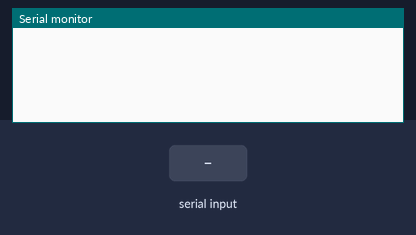
The sketch below on a simulated ESP32. Shown: the last lines printed to the serial monitor. The test bench sets the inputs (shaded band).

Above: at 1.2 s.
1.3 s: "90,45,200\n" received over Serial
At 2.1 s:
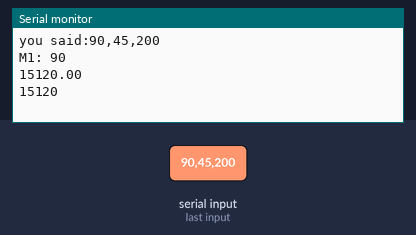
2.8 s: "90,45\n" received over Serial
At 4.0 s:
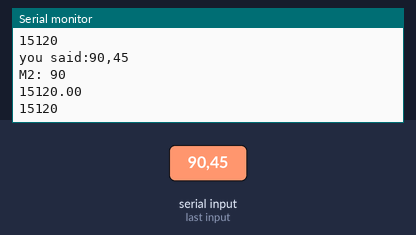
4.3 s: "30,150,10\n" received over Serial
At 5.5 s:
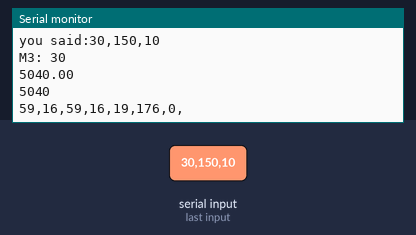
5.8 s: "30,150\n" received over Serial
At 6.6 s:
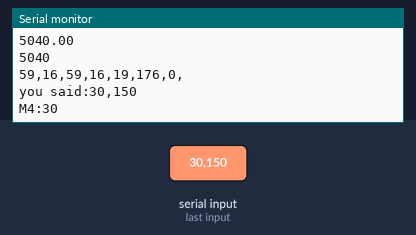
7.3 s: "90,45,200,10\n" received over Serial
At 8.0 s:
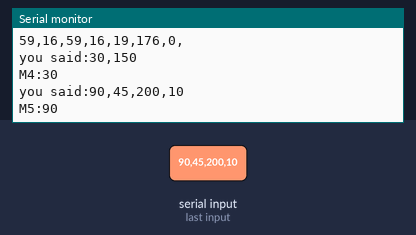
8.8 s: "1\n" received over Serial
At 9.9 s:
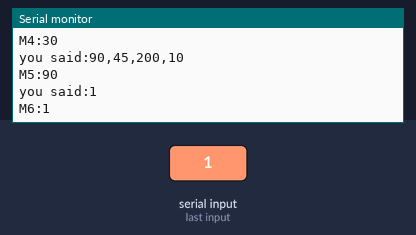

The sketch:

TinyPICO_Sender_Code.ino
```cpp
/**
 * UPLOAD THIS CODE TO THE SENDER
 */

#include <esp_now.h>
#include <WiFi.h>
#include <Wire.h>

/*
 *  REPLACE WITH YOUR ESP RECEIVER'S MAC ADDRESS
 *  ADD OR DELETE LINES DEPENDING ON NUMBER OF RECEIVER BOARDS
 */
uint8_t broadcastAddress1[] = {0x50, 0x02, 0x91, 0xA1, 0x96, 0x6C};


//type struct with two integer variables
typedef struct test_struct {
  // M1,2,3 = linear expansion motors - require encoders
  // M4,5,6 = drive motors
  // M7 = radial expansion motor - require encoders
  // each motor that we will receive encoder data from needs two values in the data array

  int M1 = 0;
  int M2 = 0;
  int M3 = 0;
  int M4 = 0;
  int M5 = 0;
  int M6 = 0;
  int M7 = 0;
  //                  M1  M2  M3  M7  ex
  int dataArray[9] = {0,0,0,0,0,0,0,0,1};

} test_struct;


String data_cache = "";
String device_B_String="";

double no_of_max_turn = 8;
double gear_ratio = 150;
double length1 = 0;// length1~3:0~100
double length2 = 0;
double length3 = 0;
double encoder_ticks_per_rev = 14; // to change depending on our encoder ticks per revolution
int flag = 1;

test_struct test; //store variable values

// callback when data is sent
// executed when data is sent, prints if message was successfully delivered to know if board received message
void OnDataSent(const uint8_t *mac_addr, esp_now_send_status_t status) {
  char macStr[18];
  Serial.print("Packet to: ");
  // Copies the sender mac address to a string
  snprintf(macStr, sizeof(macStr), "%02x:%02x:%02x:%02x:%02x:%02x",
           mac_addr[0], mac_addr[1], mac_addr[2], mac_addr[3], mac_addr[4], mac_addr[5]);
  Serial.print(macStr);
  Serial.print(" send status:\t");
  Serial.println(status == ESP_NOW_SEND_SUCCESS ? "Delivery Success" : "Delivery Fail");
}

void setup() {
  // Initialize Serial
  Serial.begin(115200);

  // Begin Wire communication
  Wire.begin();

  //initialize device as wifi station
  WiFi.mode(WIFI_STA);

  //initialize ESP-NOW
  if (esp_now_init() != ESP_OK) {
    Serial.println("Error initializing ESP-NOW");
    return;
  }

  //register callback function to be called when a message is sent
  //get status of sent packet
  esp_now_register_send_cb(OnDataSent);

  // register peer
  esp_now_peer_info_t peerInfo;
  peerInfo.channel = 0;
  peerInfo.encrypt = false;
  // register first peer
  memcpy(peerInfo.peer_addr, broadcastAddress1, 6);
  if (esp_now_add_peer(&peerInfo) != ESP_OK){
    Serial.println("Failed to add peer");
    return;
  }
}

void loop() {
  byte error, address = 10; //variable for error and I2C address

  if(Serial.available() > 0) //if the serial monitor is open and values can be input
  {
    if(Serial.peek() != '\n'){ //user typed something into serial input
      device_B_String+=(char)Serial.read();   //add string to a cache
      data_cache = device_B_String;
    }
    else { //if you press the enter button to submit a string
      Serial.read();
      Serial.print("you said:");
      Serial.println(device_B_String);

      int input = device_B_String.toInt();
      double motorCommand = input;
      motorCommand = no_of_max_turn * motorCommand * encoder_ticks_per_rev * gear_ratio/100.0;
      device_B_String = "";

      if(flag == 1)
      {
        test.dataArray[0] = (int)motorCommand >> 8;
        test.dataArray[1] = (int)motorCommand & 255;
        Serial.print("M1: ");
        Serial.println(input);
        Serial.println(motorCommand);
        Serial.println((int)motorCommand);
        flag = 2;
      }
      else if(flag == 2)
      {
        test.dataArray[2] = (int)motorCommand >> 8;
        test.dataArray[3] = (int)motorCommand & 255;
        Serial.print("M2: ");
        Serial.println(input);
        Serial.println(motorCommand);
        Serial.println((int)motorCommand);
        flag = 3;
      }
      else if(flag == 3)
      {
        test.dataArray[4] = (int)motorCommand >> 8;
        test.dataArray[5] = (int)motorCommand & 255;
        Serial.print("M3: ");
        Serial.println(input);
        Serial.println(motorCommand);
        Serial.println((int)motorCommand);
        flag = 4;
        for(int j = 0; j < 7; j++)
        {
          Serial.print(test.dataArray[j]);
          Serial.print(",");
        }
        Serial.print("\n");
      }
       else if(flag == 4)
      {
        Serial.read();
        test.M4 = data_cache.toInt();
        Serial.print("M4:");
        Serial.println(test.M4);
        flag = 5;
        data_cache = "";
      }
      else if(flag == 5)
      {
        Serial.read();
        test.M5 = data_cache.toInt();
        Serial.print("M5:");
        Serial.println(test.M5);
        flag = 6;
        data_cache = "";
      }
      else if(flag == 6)
      {
        Serial.read();
        test.M6 = data_cache.toInt();
        Serial.print("M6:");
        Serial.println(test.M6);
        flag = 7;
        data_cache = "";
      }
      else if (flag == 7) {
        test.dataArray[6] = (int)motorCommand >> 8;
        test.dataArray[7] = (int)motorCommand & 255;
        Serial.print("M7: ");
        Serial.println(input);
        Serial.println(motorCommand);
        Serial.println((int)motorCommand);

        esp_err_t result = esp_now_send(0, (uint8_t *) &test, sizeof(test_struct));

         if (result == ESP_OK) {
          Serial.println("Sent with success");
        }
        else {
          Serial.println("Error sending the data");
        }
        test.M1 = 0;
        test.M2 = 0;
        test.M3 = 0;
        test.M7 = 0;
      }
      delay(1000); // wait 1 seconds for the next I2C scan
    }
  }
}


/**
 * to send data to inidivudal boards
 * esp_err_t result1 = esp_now_send(
  broadcastAddress1,
  (uint8_t *) &test,
  sizeof(test_struct));

if (result1 == ESP_OK) {
  Serial.println("Sent with success");
}
else {
  Serial.println("Error sending the data");
}

 */
```

Measured:
- after the input at 1.3 s, the serial monitor: prints a new line at once (image 1)
- after the input at 2.8 s, the serial monitor: prints a new line at once (image 2)
- after the input at 4.3 s, the serial monitor: prints a new line at once (image 3)
- after the input at 5.8 s, the serial monitor: prints a new line at once (image 4)
- after the input at 7.3 s, the serial monitor: prints a new line at once (image 5)
- after the input at 8.8 s, the serial monitor: prints a new line at once (image 6)
